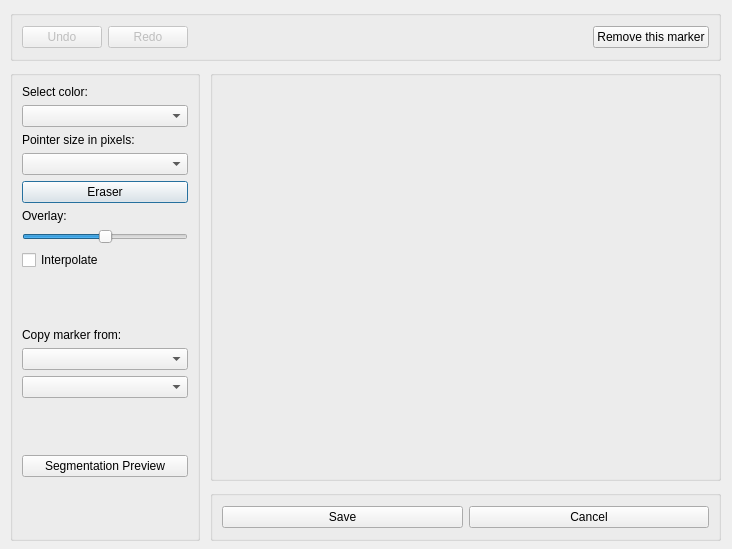
<ui version="4.0" >
 <class>frmMarker</class>
 <widget class="QDialog" name="frmMarker" >
  <property name="geometry" >
   <rect>
    <x>0</x>
    <y>0</y>
    <width>732</width>
    <height>549</height>
   </rect>
  </property>
  <property name="sizePolicy" >
   <sizepolicy vsizetype="Fixed" hsizetype="Fixed" >
    <horstretch>0</horstretch>
    <verstretch>0</verstretch>
   </sizepolicy>
  </property>
  <property name="minimumSize" >
   <size>
    <width>732</width>
    <height>549</height>
   </size>
  </property>
  <property name="maximumSize" >
   <size>
    <width>732</width>
    <height>549</height>
   </size>
  </property>
  <property name="windowTitle" >
   <string>MIV Marker Editor</string>
  </property>
  <property name="modal" >
   <bool>true</bool>
  </property>
  <widget class="QGroupBox" name="groupBox" >
   <property name="geometry" >
    <rect>
     <x>10</x>
     <y>70</y>
     <width>190</width>
     <height>471</height>
    </rect>
   </property>
   <property name="sizePolicy" >
    <sizepolicy vsizetype="Preferred" hsizetype="Fixed" >
     <horstretch>190</horstretch>
     <verstretch>0</verstretch>
    </sizepolicy>
   </property>
   <property name="minimumSize" >
    <size>
     <width>190</width>
     <height>0</height>
    </size>
   </property>
   <property name="maximumSize" >
    <size>
     <width>190</width>
     <height>16777215</height>
    </size>
   </property>
   <property name="title" >
    <string/>
   </property>
   <layout class="QGridLayout" name="gridLayout_3" >
    <item row="0" column="0" >
     <widget class="QLabel" name="label" >
      <property name="text" >
       <string>Select color:</string>
      </property>
     </widget>
    </item>
    <item row="6" column="0" >
     <widget class="QLabel" name="label_2" >
      <property name="text" >
       <string>Overlay:</string>
      </property>
     </widget>
    </item>
    <item row="7" column="0" >
     <widget class="QSlider" name="overlaySlider" >
      <property name="maximum" >
       <number>100</number>
      </property>
      <property name="sliderPosition" >
       <number>50</number>
      </property>
      <property name="orientation" >
       <enum>Qt::Horizontal</enum>
      </property>
     </widget>
    </item>
    <item row="3" column="0" >
     <widget class="QComboBox" name="cboSize" />
    </item>
    <item row="2" column="0" >
     <widget class="QLabel" name="label_3" >
      <property name="text" >
       <string>Pointer size in pixels:</string>
      </property>
     </widget>
    </item>
    <item row="1" column="0" >
     <widget class="QComboBox" name="cboColor" />
    </item>
    <item row="4" column="0" >
     <widget class="QPushButton" name="cmdEraser" >
      <property name="cursor" >
       <cursorShape>ArrowCursor</cursorShape>
      </property>
      <property name="text" >
       <string>Eraser</string>
      </property>
      <property name="checkable" >
       <bool>true</bool>
      </property>
     </widget>
    </item>
    <item row="12" column="0" >
     <widget class="QComboBox" name="cboMarkerSlice" />
    </item>
    <item row="10" column="0" >
     <widget class="QLabel" name="label_7" >
      <property name="text" >
       <string>Copy marker from:</string>
      </property>
     </widget>
    </item>
    <item row="9" column="0" >
     <spacer name="verticalSpacer_2" >
      <property name="orientation" >
       <enum>Qt::Vertical</enum>
      </property>
      <property name="sizeHint" stdset="0" >
       <size>
        <width>20</width>
        <height>40</height>
       </size>
      </property>
     </spacer>
    </item>
    <item row="14" column="0" >
     <widget class="QPushButton" name="cmdPreview" >
      <property name="text" >
       <string>Segmentation Preview</string>
      </property>
     </widget>
    </item>
    <item row="11" column="0" >
     <widget class="QComboBox" name="cboMarkerFrame" />
    </item>
    <item row="15" column="0" >
     <spacer name="verticalSpacer_5" >
      <property name="orientation" >
       <enum>Qt::Vertical</enum>
      </property>
      <property name="sizeHint" stdset="0" >
       <size>
        <width>20</width>
        <height>40</height>
       </size>
      </property>
     </spacer>
    </item>
    <item row="8" column="0" >
     <widget class="QCheckBox" name="boxInterpolation" >
      <property name="text" >
       <string>Interpolate</string>
      </property>
     </widget>
    </item>
    <item row="13" column="0" >
     <spacer name="verticalSpacer_3" >
      <property name="orientation" >
       <enum>Qt::Vertical</enum>
      </property>
      <property name="sizeHint" stdset="0" >
       <size>
        <width>20</width>
        <height>40</height>
       </size>
      </property>
     </spacer>
    </item>
   </layout>
  </widget>
  <widget class="QGroupBox" name="groupBox_2" >
   <property name="geometry" >
    <rect>
     <x>210</x>
     <y>490</y>
     <width>511</width>
     <height>51</height>
    </rect>
   </property>
   <property name="title" >
    <string/>
   </property>
   <layout class="QHBoxLayout" name="horizontalLayout_2" >
    <item>
     <widget class="QPushButton" name="cmdSave" >
      <property name="text" >
       <string>Save</string>
      </property>
     </widget>
    </item>
    <item>
     <widget class="QPushButton" name="cmdCancel" >
      <property name="text" >
       <string>Cancel</string>
      </property>
     </widget>
    </item>
   </layout>
  </widget>
  <widget class="QGroupBox" name="groupBox_3" >
   <property name="geometry" >
    <rect>
     <x>210</x>
     <y>70</y>
     <width>511</width>
     <height>411</height>
    </rect>
   </property>
   <property name="title" >
    <string/>
   </property>
   <layout class="QGridLayout" name="gridLayout" >
    <item row="0" column="0" >
     <widget class="QVTKWidget" name="vtkWidget" >
      <property name="sizePolicy" >
       <sizepolicy vsizetype="MinimumExpanding" hsizetype="Expanding" >
        <horstretch>0</horstretch>
        <verstretch>0</verstretch>
       </sizepolicy>
      </property>
      <property name="minimumSize" >
       <size>
        <width>256</width>
        <height>256</height>
       </size>
      </property>
     </widget>
    </item>
   </layout>
  </widget>
  <widget class="QGroupBox" name="groupBox_4" >
   <property name="geometry" >
    <rect>
     <x>10</x>
     <y>10</y>
     <width>711</width>
     <height>51</height>
    </rect>
   </property>
   <property name="title" >
    <string/>
   </property>
   <layout class="QHBoxLayout" name="horizontalLayout" >
    <item>
     <widget class="QPushButton" name="cmdUndo" >
      <property name="enabled" >
       <bool>false</bool>
      </property>
      <property name="text" >
       <string>Undo</string>
      </property>
     </widget>
    </item>
    <item>
     <widget class="QPushButton" name="cmdRedo" >
      <property name="enabled" >
       <bool>false</bool>
      </property>
      <property name="text" >
       <string>Redo</string>
      </property>
     </widget>
    </item>
    <item>
     <spacer name="horizontalSpacer" >
      <property name="orientation" >
       <enum>Qt::Horizontal</enum>
      </property>
      <property name="sizeHint" stdset="0" >
       <size>
        <width>40</width>
        <height>20</height>
       </size>
      </property>
     </spacer>
    </item>
    <item>
     <widget class="QPushButton" name="cmdRemoveMarker" >
      <property name="text" >
       <string>Remove this marker</string>
      </property>
     </widget>
    </item>
   </layout>
  </widget>
 </widget>
 <customwidgets>
  <customwidget>
   <class>QVTKWidget</class>
   <extends>QFrame</extends>
   <header>QVTKWidget.h</header>
   <container>1</container>
  </customwidget>
 </customwidgets>
 <resources/>
 <connections/>
</ui>
